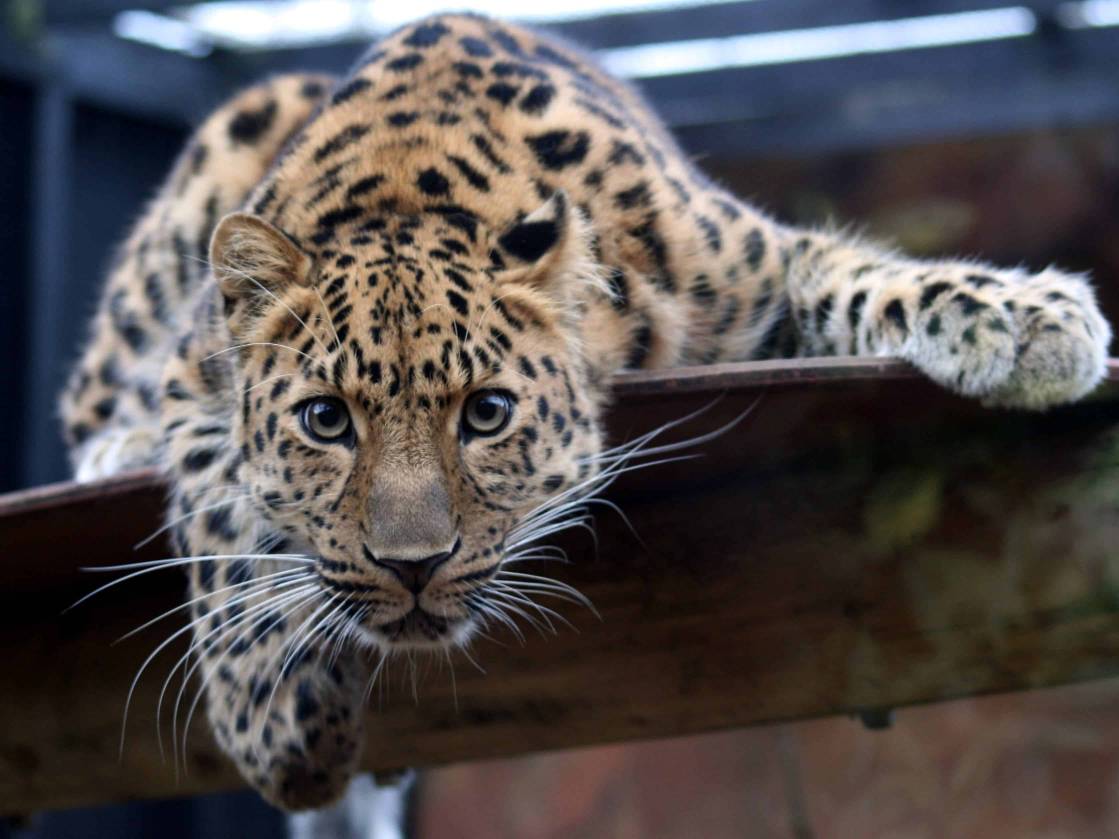
#> input picture Module_11_Standartnye_i_ storonnie_biblioteki/Practica/photo.jpg, 3357 x 2515 px (shown at 1/3 size)
$ python Make_class.py
#> lines starting #> are read from the running program, lines starting #| are printed output that depends on the picture
from PIL import Image
from PIL import ImageDraw, ImageFont


class PostMaker:

    def __init__(self, name_photo):
#> called with name_photo = 'photo.jpg'
        self.image = Image.open(name_photo)
#> self.image is the input picture: PIL image 3357x2515 RGB; mean R, G, B 84.8, 79.8, 79.7
        self.w, self.h = self.image.size
#> self.w = 3357; self.h = 2515
        self.image = self.image.resize((self.w // 2, self.h // 2))
#> self.image: PIL image 1678x1257 RGB
        self.image.show()

    def paste(self, name_photo):
#> called with name_photo = 'sun.png'
        paste_image = Image.open(name_photo)
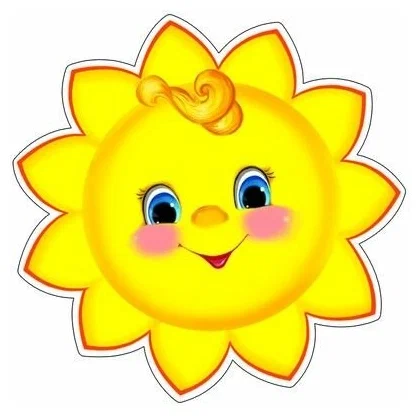
#> input picture Module_11_Standartnye_i_ storonnie_biblioteki/Practica/sun.png, 420 x 416 px
#> paste_image is the input picture: PIL image 420x416 RGB; mean R, G, B 246.6, 234.1, 121.5
        paste_image = paste_image.resize((paste_image.size[0] // 2, paste_image.size[1] // 2))
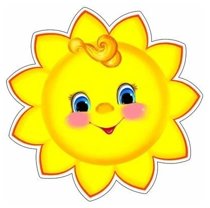
#> paste_image: PIL image 210x208 RGB; mean R, G, B 246.5, 234.1, 121.5
        self.image.paste(paste_image, (200, 200))
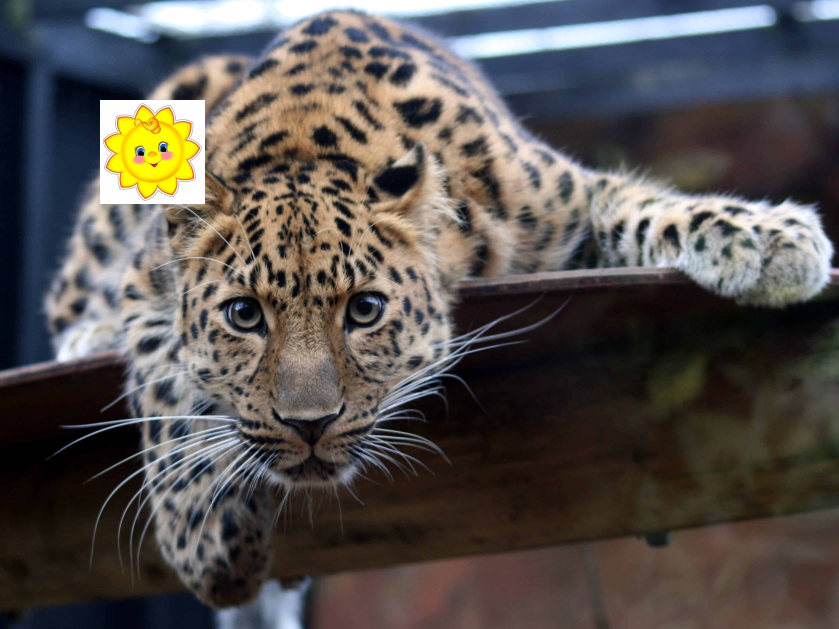
#> self.image: PIL image 1678x1257 RGB (shown at 1/2 size); mean R, G, B 87.1, 82, 79.6
        self.image.show()

    def upgrade(self, text):
#> called with text = 'Hello'
        draw = ImageDraw.Draw(self.image)
        font = ImageFont.truetype('Waltographui.ttf', 30)
        draw.text((150, 100), text, font=font)
        self.image.show()


image = PostMaker('photo.jpg')
image.paste('sun.png')
image.upgrade('Hello')
